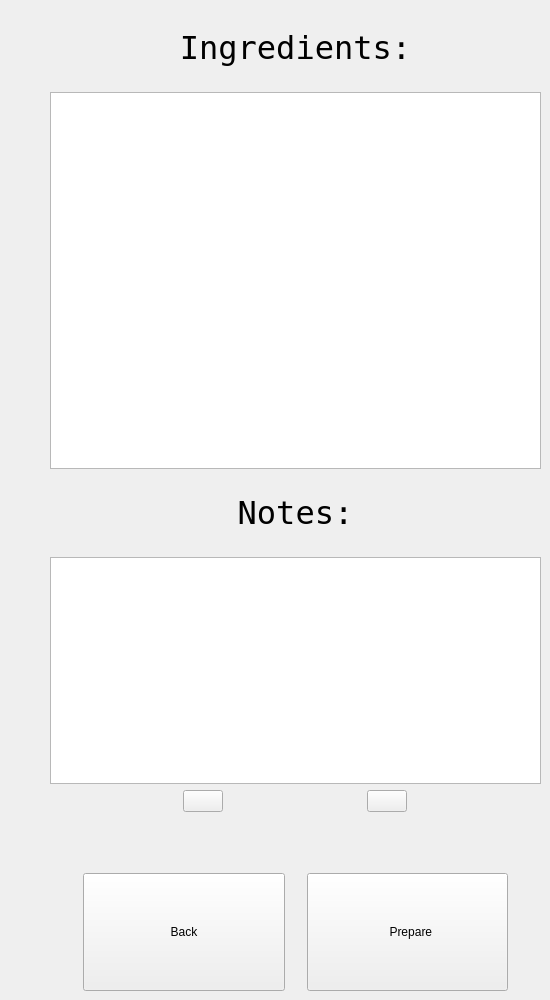
      <widget class="QWidget" name="drinkSelectedPage">
       <widget class="QWidget" name="layoutWidget">
        <property name="geometry">
         <rect>
          <x>50</x>
          <y>10</y>
          <width>491</width>
          <height>981</height>
         </rect>
        </property>
        <layout class="QVBoxLayout" name="verticalLayout_9" stretch="1,5,1,3,1,2">
         <item>
          <widget class="QLabel" name="label_10">
           <property name="font">
            <font>
             <family>DejaVu Sans Mono</family>
             <pointsize>24</pointsize>
            </font>
           </property>
           <property name="text">
            <string>Ingredients:</string>
           </property>
           <property name="alignment">
            <set>Qt::AlignCenter</set>
           </property>
          </widget>
         </item>
         <item>
          <widget class="QListWidget" name="listWidgetIngredients">
           <property name="font">
            <font>
             <family>DejaVu Sans Mono</family>
             <pointsize>24</pointsize>
            </font>
           </property>
          </widget>
         </item>
         <item>
          <widget class="QLabel" name="label_11">
           <property name="font">
            <font>
             <family>DejaVu Sans Mono</family>
             <pointsize>24</pointsize>
            </font>
           </property>
           <property name="text">
            <string>Notes:</string>
           </property>
           <property name="alignment">
            <set>Qt::AlignCenter</set>
           </property>
          </widget>
         </item>
         <item>
          <widget class="QListWidget" name="listWidgetNotes">
           <property name="font">
            <font>
             <family>DejaVu Sans Mono</family>
             <pointsize>16</pointsize>
            </font>
           </property>
          </widget>
         </item>
         <item>
          <layout class="QHBoxLayout" name="horizontalLayout_2">
           <property name="spacing">
            <number>44</number>
           </property>
           <property name="leftMargin">
            <number>33</number>
           </property>
           <property name="rightMargin">
            <number>33</number>
           </property>
           <property name="bottomMargin">
            <number>22</number>
           </property>
           <item>
            <widget class="QPushButton" name="editRecipeBtn">
             <property name="sizePolicy">
              <sizepolicy hsizetype="Maximum" vsizetype="Maximum">
               <horstretch>0</horstretch>
               <verstretch>0</verstretch>
              </sizepolicy>
             </property>
             <property name="icon">
              <iconset resource="resources.qrc">
               <normaloff>:/images/assets/edit.png</normaloff>:/images/assets/edit.png</iconset>
             </property>
             <property name="iconSize">
              <size>
               <width>56</width>
               <height>56</height>
              </size>
             </property>
            </widget>
           </item>
           <item>
            <widget class="QPushButton" name="deleteDrinkButton">
             <property name="sizePolicy">
              <sizepolicy hsizetype="Maximum" vsizetype="Maximum">
               <horstretch>0</horstretch>
               <verstretch>0</verstretch>
              </sizepolicy>
             </property>
             <property name="icon">
              <iconset resource="resources.qrc">
               <normaloff>:/images/assets/delete.png</normaloff>:/images/assets/delete.png</iconset>
             </property>
             <property name="iconSize">
              <size>
               <width>56</width>
               <height>56</height>
              </size>
             </property>
            </widget>
           </item>
          </layout>
         </item>
         <item>
          <layout class="QHBoxLayout" name="horizontalLayout_13">
           <property name="spacing">
            <number>22</number>
           </property>
           <property name="leftMargin">
            <number>33</number>
           </property>
           <property name="topMargin">
            <number>33</number>
           </property>
           <property name="rightMargin">
            <number>33</number>
           </property>
           <item>
            <widget class="QPushButton" name="drinkPrepare_backBtn">
             <property name="sizePolicy">
              <sizepolicy hsizetype="Minimum" vsizetype="Expanding">
               <horstretch>0</horstretch>
               <verstretch>0</verstretch>
              </sizepolicy>
             </property>
             <property name="text">
              <string>  Back  </string>
             </property>
             <property name="icon">
              <iconset resource="resources.qrc">
               <normaloff>:/images/assets/go-back-2.png</normaloff>:/images/assets/go-back-2.png</iconset>
             </property>
             <property name="iconSize">
              <size>
               <width>67</width>
               <height>67</height>
              </size>
             </property>
            </widget>
           </item>
           <item>
            <widget class="QPushButton" name="drinkPrepare_prepareBtn">
             <property name="sizePolicy">
              <sizepolicy hsizetype="Minimum" vsizetype="Expanding">
               <horstretch>0</horstretch>
               <verstretch>0</verstretch>
              </sizepolicy>
             </property>
             <property name="text">
              <string>  Prepare</string>
             </property>
             <property name="icon">
              <iconset resource="resources.qrc">
               <normaloff>:/images/assets/clipart1343000.png</normaloff>:/images/assets/clipart1343000.png</iconset>
             </property>
             <property name="iconSize">
              <size>
               <width>67</width>
               <height>67</height>
              </size>
             </property>
            </widget>
           </item>
          </layout>
         </item>
        </layout>
       </widget>
      </widget>
